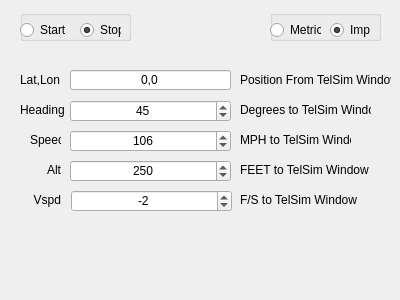
<?xml version="1.0" encoding="UTF-8"?>
<ui version="4.0">
 <class>telsimmotionDialog</class>
 <widget class="QDialog" name="telsimmotionDialog">
  <property name="geometry">
   <rect>
    <x>0</x>
    <y>0</y>
    <width>400</width>
    <height>300</height>
   </rect>
  </property>
  <property name="windowTitle">
   <string>Motion Emulator</string>
  </property>
  <widget class="QLineEdit" name="LatLon">
   <property name="geometry">
    <rect>
     <x>70</x>
     <y>70</y>
     <width>161</width>
     <height>20</height>
    </rect>
   </property>
   <property name="text">
    <string>0,0</string>
   </property>
   <property name="alignment">
    <set>Qt::AlignCenter</set>
   </property>
  </widget>
  <widget class="QLabel" name="label_6">
   <property name="geometry">
    <rect>
     <x>30</x>
     <y>190</y>
     <width>31</width>
     <height>20</height>
    </rect>
   </property>
   <property name="text">
    <string>Vspd</string>
   </property>
   <property name="alignment">
    <set>Qt::AlignRight|Qt::AlignTrailing|Qt::AlignVCenter</set>
   </property>
  </widget>
  <widget class="QLabel" name="label_3">
   <property name="geometry">
    <rect>
     <x>30</x>
     <y>130</y>
     <width>31</width>
     <height>20</height>
    </rect>
   </property>
   <property name="text">
    <string>Speed</string>
   </property>
  </widget>
  <widget class="QDoubleSpinBox" name="mSecond">
   <property name="geometry">
    <rect>
     <x>71</x>
     <y>190</y>
     <width>161</width>
     <height>22</height>
    </rect>
   </property>
   <property name="alignment">
    <set>Qt::AlignCenter</set>
   </property>
   <property name="decimals">
    <number>0</number>
   </property>
   <property name="minimum">
    <double>-100.000000000000000</double>
   </property>
   <property name="value">
    <double>-2.000000000000000</double>
   </property>
  </widget>
  <widget class="QLabel" name="mphLabel">
   <property name="geometry">
    <rect>
     <x>240</x>
     <y>130</y>
     <width>111</width>
     <height>20</height>
    </rect>
   </property>
   <property name="text">
    <string>MPH to TelSim Window</string>
   </property>
  </widget>
  <widget class="QLabel" name="fsLabel">
   <property name="geometry">
    <rect>
     <x>240</x>
     <y>190</y>
     <width>121</width>
     <height>20</height>
    </rect>
   </property>
   <property name="text">
    <string>F/S to TelSim Window</string>
   </property>
  </widget>
  <widget class="QDoubleSpinBox" name="dsSpeed">
   <property name="geometry">
    <rect>
     <x>70</x>
     <y>130</y>
     <width>161</width>
     <height>22</height>
    </rect>
   </property>
   <property name="alignment">
    <set>Qt::AlignCenter</set>
   </property>
   <property name="decimals">
    <number>0</number>
   </property>
   <property name="maximum">
    <double>5000.000000000000000</double>
   </property>
   <property name="value">
    <double>106.000000000000000</double>
   </property>
  </widget>
  <widget class="QDoubleSpinBox" name="dsHeading">
   <property name="geometry">
    <rect>
     <x>70</x>
     <y>100</y>
     <width>161</width>
     <height>22</height>
    </rect>
   </property>
   <property name="alignment">
    <set>Qt::AlignCenter</set>
   </property>
   <property name="decimals">
    <number>0</number>
   </property>
   <property name="maximum">
    <double>360.000000000000000</double>
   </property>
   <property name="value">
    <double>45.000000000000000</double>
   </property>
  </widget>
  <widget class="QLabel" name="label_4">
   <property name="geometry">
    <rect>
     <x>20</x>
     <y>100</y>
     <width>51</width>
     <height>20</height>
    </rect>
   </property>
   <property name="text">
    <string>Heading</string>
   </property>
  </widget>
  <widget class="QGroupBox" name="startStopgroupBox_2">
   <property name="geometry">
    <rect>
     <x>270</x>
     <y>10</y>
     <width>111</width>
     <height>31</height>
    </rect>
   </property>
   <property name="title">
    <string/>
   </property>
   <widget class="QRadioButton" name="metricButton">
    <property name="geometry">
     <rect>
      <x>0</x>
      <y>10</y>
      <width>51</width>
      <height>20</height>
     </rect>
    </property>
    <property name="text">
     <string>Metric</string>
    </property>
   </widget>
   <widget class="QRadioButton" name="imperialButton">
    <property name="geometry">
     <rect>
      <x>60</x>
      <y>10</y>
      <width>41</width>
      <height>20</height>
     </rect>
    </property>
    <property name="text">
     <string>Imp</string>
    </property>
    <property name="checked">
     <bool>true</bool>
    </property>
   </widget>
  </widget>
  <widget class="QDoubleSpinBox" name="dsAlt">
   <property name="geometry">
    <rect>
     <x>70</x>
     <y>160</y>
     <width>161</width>
     <height>22</height>
    </rect>
   </property>
   <property name="alignment">
    <set>Qt::AlignCenter</set>
   </property>
   <property name="decimals">
    <number>0</number>
   </property>
   <property name="maximum">
    <double>5000.000000000000000</double>
   </property>
   <property name="value">
    <double>250.000000000000000</double>
   </property>
  </widget>
  <widget class="QLabel" name="altLabel">
   <property name="geometry">
    <rect>
     <x>240</x>
     <y>160</y>
     <width>141</width>
     <height>20</height>
    </rect>
   </property>
   <property name="text">
    <string>FEET to TelSim Window</string>
   </property>
  </widget>
  <widget class="QGroupBox" name="startStopgroupBox">
   <property name="geometry">
    <rect>
     <x>20</x>
     <y>10</y>
     <width>111</width>
     <height>31</height>
    </rect>
   </property>
   <property name="title">
    <string/>
   </property>
   <widget class="QRadioButton" name="startMotion">
    <property name="geometry">
     <rect>
      <x>0</x>
      <y>10</y>
      <width>51</width>
      <height>20</height>
     </rect>
    </property>
    <property name="text">
     <string>Start</string>
    </property>
   </widget>
   <widget class="QRadioButton" name="stopMotion">
    <property name="geometry">
     <rect>
      <x>60</x>
      <y>10</y>
      <width>41</width>
      <height>20</height>
     </rect>
    </property>
    <property name="text">
     <string>Stop</string>
    </property>
    <property name="checked">
     <bool>true</bool>
    </property>
   </widget>
  </widget>
  <widget class="QLabel" name="mphLabel_2">
   <property name="geometry">
    <rect>
     <x>240</x>
     <y>100</y>
     <width>131</width>
     <height>20</height>
    </rect>
   </property>
   <property name="text">
    <string>Degrees to TelSim Window</string>
   </property>
  </widget>
  <widget class="QLabel" name="label_5">
   <property name="geometry">
    <rect>
     <x>30</x>
     <y>160</y>
     <width>31</width>
     <height>20</height>
    </rect>
   </property>
   <property name="text">
    <string>Alt</string>
   </property>
   <property name="alignment">
    <set>Qt::AlignRight|Qt::AlignTrailing|Qt::AlignVCenter</set>
   </property>
  </widget>
  <widget class="QLabel" name="label_7">
   <property name="geometry">
    <rect>
     <x>20</x>
     <y>70</y>
     <width>51</width>
     <height>20</height>
    </rect>
   </property>
   <property name="text">
    <string>Lat,Lon</string>
   </property>
  </widget>
  <widget class="QLabel" name="mphLabel_3">
   <property name="geometry">
    <rect>
     <x>240</x>
     <y>70</y>
     <width>151</width>
     <height>20</height>
    </rect>
   </property>
   <property name="text">
    <string>Position From TelSim Window</string>
   </property>
  </widget>
 </widget>
 <resources/>
 <connections/>
</ui>
